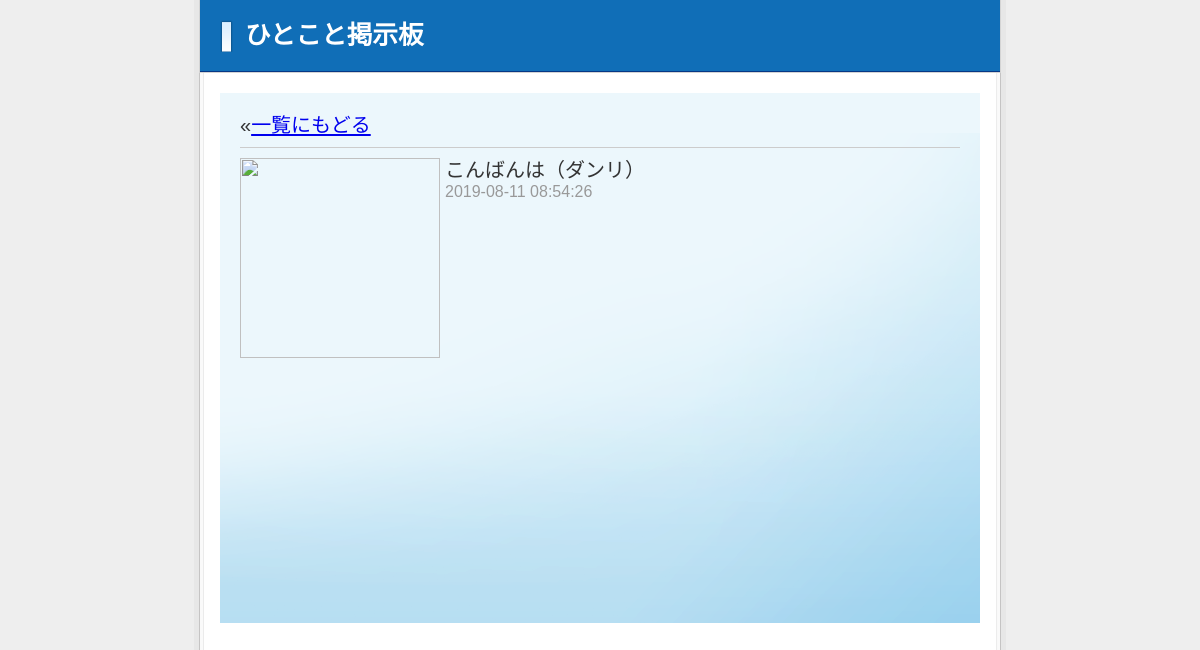
Screenshot of /view.php?id=3 with the database file from the repository.
### tables this page shows
CREATE TABLE `posts` (
  `id` int(11) NOT NULL AUTO_INCREMENT,
  `message` text NOT NULL,
  `member_id` int(11) NOT NULL,
  `reply_message_id` int(11) NOT NULL,
  `picture` varchar(255) NOT NULL,
  `created` datetime NOT NULL,
  `modified` timestamp NOT NULL DEFAULT current_timestamp() ON UPDATE current_timestamp(),
  PRIMARY KEY (`id`)
);

CREATE TABLE `members` (
  `id` int(11) NOT NULL AUTO_INCREMENT,
  `name` varchar(255) NOT NULL,
  `email` varchar(255) NOT NULL,
  `password` varchar(100) NOT NULL,
  `picture` varchar(255) NOT NULL,
  `created` datetime NOT NULL,
  `modified` timestamp NOT NULL DEFAULT current_timestamp() ON UPDATE current_timestamp(),
  PRIMARY KEY (`id`)
);

### view.php (the view, shortened to what this page needs)
<?php
	require('dbconnect.php');
	$posts = $db->prepare('SELECT m.name, p.* FROM members m, posts p WHERE m.id=p.member_id AND p.id=?');
	$posts->execute(array($_REQUEST['id']));
?>
<!DOCTYPE html>
<html lang="ja">
<head>
	<link rel="stylesheet" href="style.css" />
</head>
<body>
<div id="wrap">
  <div id="head">
    <h1>ひとこと掲示板</h1>
  </div>
  <div id="content">
  <p>&laquo;<a href="index.php">一覧にもどる</a></p>
	<?php if($post = $posts->fetch()): ?>
    <div class="msg">
    <img style="width: 200px; height: 200px;" src="member_picture/<?php print(htmlspecialchars($post['picture'], ENT_QUOTES)); ?>" />
    <p><?php print(htmlspecialchars($post['message'], ENT_QUOTES)); ?><span class="name">（<?php print(htmlspecialchars($post['name'], ENT_QUOTES)); ?>）</span></p>
    <p class="day"><?php print(htmlspecialchars($post['created'], ENT_QUOTES)); ?></p>
    </div>
	<?php else: ?>
		<p>その投稿は削除されたか、URLが間違えています</p>
	<?php endif; ?>
  </div>
</div>
</body>
</html>

### style.css (style rules this page uses)
body,div,dl,dt,dd,ul,ol,li,h1,h2,h3,h4,h5,h6,pre,code,form,fieldset,legend,input,button,textarea,p,blockquote,th,td { margin:0;padding:0; }
fieldset,img { border:0; }
h1,h2,h3,h4,h5,h6 { font-size:100%;font-weight:normal; }
body { font:13px/1.231 arial,helvetica,clean,sans-serif;*font-size:small;*font:x-small; }
body { background: url(images/bg_main.png) top center repeat-y #eeeeee; color: #333; }
#wrap { width: 802px; margin: 0 auto; }
#head { border-left: 1px solid #d4d4d4; border-right: 1px solid #d4d4d4; border-bottom: 1px solid #d4d4d4; background: url(images/bg_head.png) bottom left repeat-x #106eb7; color: #fff; padding: 20px; margin-bottom: 20px; }
h1 { background: url(images/bg_ttl.png) top left no-repeat; padding-left: 25px; font-size: 197%; font-weight: bold; }
#content { padding: 20px; background: url(images/bg_content.png) left bottom no-repeat #ecf7fc; width: 720px; min-height: 490px; margin: 0 auto; margin-bottom: 10px; font-size: 153.9%; }
p { line-height: 1.2em; margin-bottom: 0.5em; }
.msg { clear: both; border-top: 1px solid #ccc; padding: 10px 0; }
.msg img { float: left; margin-right: 5px; }
.msg p { margin: 0; }
.msg .day, .msg .day a { font-size: 80%; color: #999; }

### rows the page displays
posts: message "こんばんは", member.name "ダンリ", created "2019-08-11 08:54:26"
